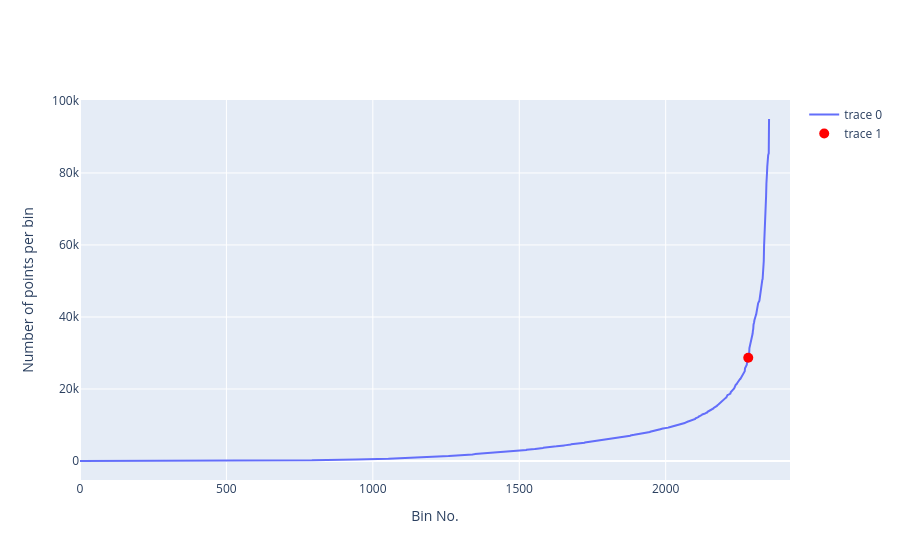

Notebook source saved alongside this figure:
### Code cell
profileNo_vs_xy_bins(df_ST, n_x_bins=100, n_y_bins=100, show_threshold=True, threshold_quantile=0.99, projection='npstere')

### Figure 1 — Plotly figure (JSON) as saved in the notebook; plotly's stock layout.template omitted (floating-point values rounded to 4 significant figures; data arrays with more than 128 entries replaced by an {"elided": "..."} marker saying what was removed)
{"data": [{"type": "scatter", "x": {"elided": "2354 int values"}, "y": {"elided": "2354 int values"}}, {"marker": {"color": "red", "size": 10}, "mode": "markers", "type": "scatter", "x": [2282], "y": [28662]}], "layout": {"xaxis": {"title": {"text": "Bin No."}}, "yaxis": {"title": {"text": "Number of points per bin"}}}}
